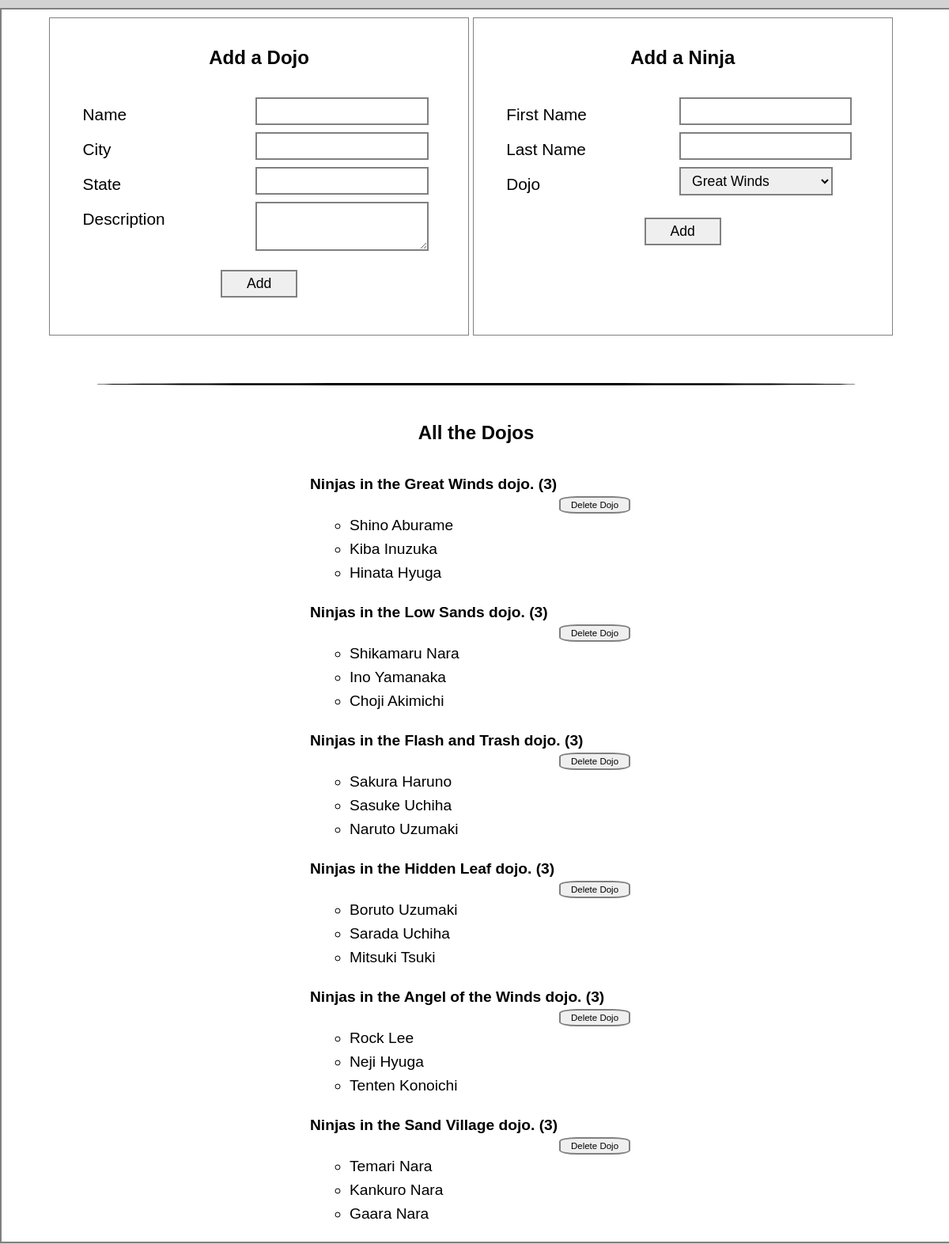
The page / on the database its author committed.
### dojo_ninjas_app/models.py (models this page shows)
class Dojo(models.Model):
    name = models.CharField(max_length=255)
    city = models.CharField(max_length=255)
    state = models.CharField(max_length=2)
    desc = models.TextField()
    created_at = models.DateTimeField(auto_now_add=True)
    updated_at = models.DateTimeField(auto_now=True)

class Ninja(models.Model):
    dojo = models.ForeignKey(Dojo, related_name="ninjas", on_delete=models.CASCADE)
    first_name = models.CharField(max_length=255)
    last_name = models.CharField(max_length=255)
    created_at = models.DateTimeField(auto_now_add=True)
    updated_at = models.DateTimeField(auto_now=True)

### dojo_ninjas_app/views.py (the view)
# urls.py: path('', views.index),
def index(request):
    context = {
        "all_dojos" : Dojo.objects.all(),
    }
    return render(request, "index.html", context)

### dojo_ninjas_app/templates/index.html (shortened to what this page needs)
<!DOCTYPE html>
<html lang="en">
<head>
    {% load static %}
    <link rel="stylesheet" href="{% static 'css/ninjaStyle.css' %}">
</head>
<body>
    <div class="mainwrapper">
        <section id="adding">
            <div class="addingForm">
                <form action="/add_a_dojo" method="POST">
                    <h1>Add a Dojo</h1>
                    <label for="dojoName">Name</label>
                    <input type="text" id="dojoName" name="dojoName">
                    <label for="dojoCity">City</label>
                    <input type="text" id="dojoCity" name="dojoCity">
                    <label for="dojoState">State</label>
                    <input type="text" id="dojoState" name="dojoState">
                    <label for="dojoState">Description</label>
                    <textarea id="dojoDesc" name="dojoDesc" cols="20" rows="3"></textarea>
                    <input class="addButton" type="submit" value="Add">
                </form>
            </div>
            <div class="addingForm">
                <form action="/add_a_ninja" method="POST">
                    <h1>Add a Ninja</h1>
                    <label for="firstName">First Name</label>
                    <input type="text" id="firstName" name="firstName">
                    <label for="lastName">Last Name</label>
                    <input type="text" id="lastName" name="lastName">
                    <label for="selectDojo">Dojo</label>
                    <select name="selectDojo" id="selectDojo">
                        {% for dojo in all_dojos %}
                        <option value={{dojo.id}}>{{ dojo.name }}</option>
                        {% endfor %}
                    </select>
                    <input class="addButton" type="submit" value="Add">
                </form>
            </div>
        </section>
        <div class="line"></div>
        <section id="listArea">
            <h1>All the Dojos</h1>
            <ul class="dojoList">
                {% for dojo in all_dojos %}
                <li><strong>Ninjas in the {{ dojo.name }} dojo.  ({{ dojo.ninjas.all|length }})</strong>
                    <form id="delDojoForm" action="/delete_a_dojo" method="POST">
                        <input type="submit" class="deleteButton" value="Delete Dojo">
                    </form></li>
                    <ul>
                    {% for ninja in dojo.ninjas.all %}
                    <li>{{ ninja.first_name }} {{ ninja.last_name }}</li>
                    {% endfor %}
                    </ul>
                {% endfor %}
            </ul>
        </section>
    </div>
</body>
</html>

### dojo_ninjas_app/static/css/ninjaStyle.css (style rules this page uses)
* { outline: 0; padding: 0; margin: 0; border: 0; }
body { font-family: 'Gill Sans', 'Gill Sans MT', Calibri, 'Trebuchet MS', sans-serif; background-color: lightgray; }
.mainwrapper { width: 1200px; margin: 10px auto; border: 2px solid grey; background-color: white; }
section#adding { padding: 10px 5%; }
h1 { text-align: center; line-height: 100px; }
.addingForm { display: inline-block; vertical-align: top; width: 45%; height: 400px; padding: 0px 2%; border: 1px solid grey; }
label { display: inline-block; vertical-align: top; padding: 10px 20px; width: 40%; text-align: left; font-size: 1.3em; }
input, select, textarea { display: inline-block; padding: 5px 10px; width: 40%; text-align: left; font-size: 1.1em; border: 2px solid grey; }
.addButton { display: block; margin: 20px auto; width: 20%; text-align: center; }
.line { width: 80%; margin: 50px auto 10px; border-top: 3px solid black; border-radius: 50%; }
.dojoList { width: 35%; margin: 0 auto; line-height: 30px; font-size: 1.2em; }
#listArea ul { list-style-type: none; }
#listArea ul ul { margin: 0 0 20px 50px; list-style-type: circle; }
#delDojoForm { line-height: 0px; }
.deleteButton { font-size: 0.6em; width: 90px; margin-left: 75%; text-align: center; border-radius: 25%; line-height: 8px; vertical-align: top; }

### rows shown on the page
Dojo: name "Great Winds", ninjas.all|length "3"
Ninja: first_name "Shino", last_name "Aburame"
Ninja: first_name "Kiba", last_name "Inuzuka"
Ninja: first_name "Hinata", last_name "Hyuga"
Dojo: name "Low Sands", ninjas.all|length "3"
Ninja: first_name "Shikamaru", last_name "Nara"
Ninja: first_name "Ino", last_name "Yamanaka"
Ninja: first_name "Choji", last_name "Akimichi"
Dojo: name "Flash and Trash", ninjas.all|length "3"
Ninja: first_name "Sakura", last_name "Haruno"
Ninja: first_name "Sasuke", last_name "Uchiha"
Ninja: first_name "Naruto", last_name "Uzumaki"
Dojo: name "Hidden Leaf", ninjas.all|length "3"
Ninja: first_name "Boruto", last_name "Uzumaki"
Ninja: first_name "Sarada", last_name "Uchiha"
Ninja: first_name "Mitsuki", last_name "Tsuki"
Dojo: name "Angel of the Winds", ninjas.all|length "3"
Ninja: first_name "Rock", last_name "Lee"
Ninja: first_name "Neji", last_name "Hyuga"
Ninja: first_name "Tenten", last_name "Konoichi"
Dojo: name "Sand Village", ninjas.all|length "3"
Ninja: first_name "Temari", last_name "Nara"
Ninja: first_name "Kankuro", last_name "Nara"
Ninja: first_name "Gaara", last_name "Nara"

### other values the page prints
form field selectDojo "Great Winds"
